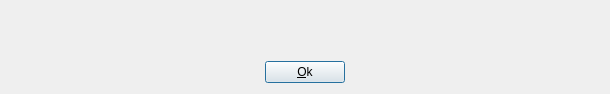
<?xml version="1.0" encoding="UTF-8"?>
<ui version="4.0">
 <class>CustomMsgBoxDialog</class>
 <widget class="QDialog" name="CustomMsgBoxDialog">
  <property name="windowModality">
   <enum>Qt::ApplicationModal</enum>
  </property>
  <property name="geometry">
   <rect>
    <x>0</x>
    <y>0</y>
    <width>610</width>
    <height>94</height>
   </rect>
  </property>
  <property name="contextMenuPolicy">
   <enum>Qt::NoContextMenu</enum>
  </property>
  <property name="windowTitle">
   <string>Title</string>
  </property>
  <property name="windowIcon">
   <iconset>
    <normaloff>:/app/MedFisis.ico</normaloff>:/app/MedFisis.ico</iconset>
  </property>
  <property name="modal">
   <bool>true</bool>
  </property>
  <layout class="QVBoxLayout" name="verticalLayout">
   <item>
    <layout class="QHBoxLayout" name="horizontalLayout">
     <item>
      <widget class="QLabel" name="label">
       <property name="sizePolicy">
        <sizepolicy hsizetype="Fixed" vsizetype="Fixed">
         <horstretch>0</horstretch>
         <verstretch>0</verstretch>
        </sizepolicy>
       </property>
       <property name="autoFillBackground">
        <bool>true</bool>
       </property>
       <property name="text">
        <string/>
       </property>
       <property name="pixmap">
        <pixmap>:/app/qmessagebox-crit.ico</pixmap>
       </property>
       <property name="scaledContents">
        <bool>true</bool>
       </property>
      </widget>
     </item>
     <item>
      <widget class="QLabel" name="lbMsg">
       <property name="text">
        <string/>
       </property>
       <property name="scaledContents">
        <bool>true</bool>
       </property>
      </widget>
     </item>
    </layout>
   </item>
   <item>
    <layout class="QHBoxLayout" name="horizontalLayout_2">
     <item>
      <spacer name="horizontalSpacer">
       <property name="orientation">
        <enum>Qt::Horizontal</enum>
       </property>
       <property name="sizeHint" stdset="0">
        <size>
         <width>40</width>
         <height>20</height>
        </size>
       </property>
      </spacer>
     </item>
     <item>
      <widget class="QPushButton" name="pushOk">
       <property name="sizePolicy">
        <sizepolicy hsizetype="Fixed" vsizetype="Fixed">
         <horstretch>0</horstretch>
         <verstretch>0</verstretch>
        </sizepolicy>
       </property>
       <property name="text">
        <string>&amp;Ok</string>
       </property>
      </widget>
     </item>
     <item>
      <spacer name="horizontalSpacer_2">
       <property name="orientation">
        <enum>Qt::Horizontal</enum>
       </property>
       <property name="sizeHint" stdset="0">
        <size>
         <width>40</width>
         <height>20</height>
        </size>
       </property>
      </spacer>
     </item>
    </layout>
   </item>
  </layout>
 </widget>
 <resources>
  <include location="app_new.qrc"/>
  <include location="app.qrc"/>
 </resources>
 <connections>
  <connection>
   <sender>pushOk</sender>
   <signal>clicked()</signal>
   <receiver>CustomMsgBoxDialog</receiver>
   <slot>hide()</slot>
   <hints>
    <hint type="sourcelabel">
     <x>197</x>
     <y>81</y>
    </hint>
    <hint type="destinationlabel">
     <x>210</x>
     <y>54</y>
    </hint>
   </hints>
  </connection>
 </connections>
</ui>
